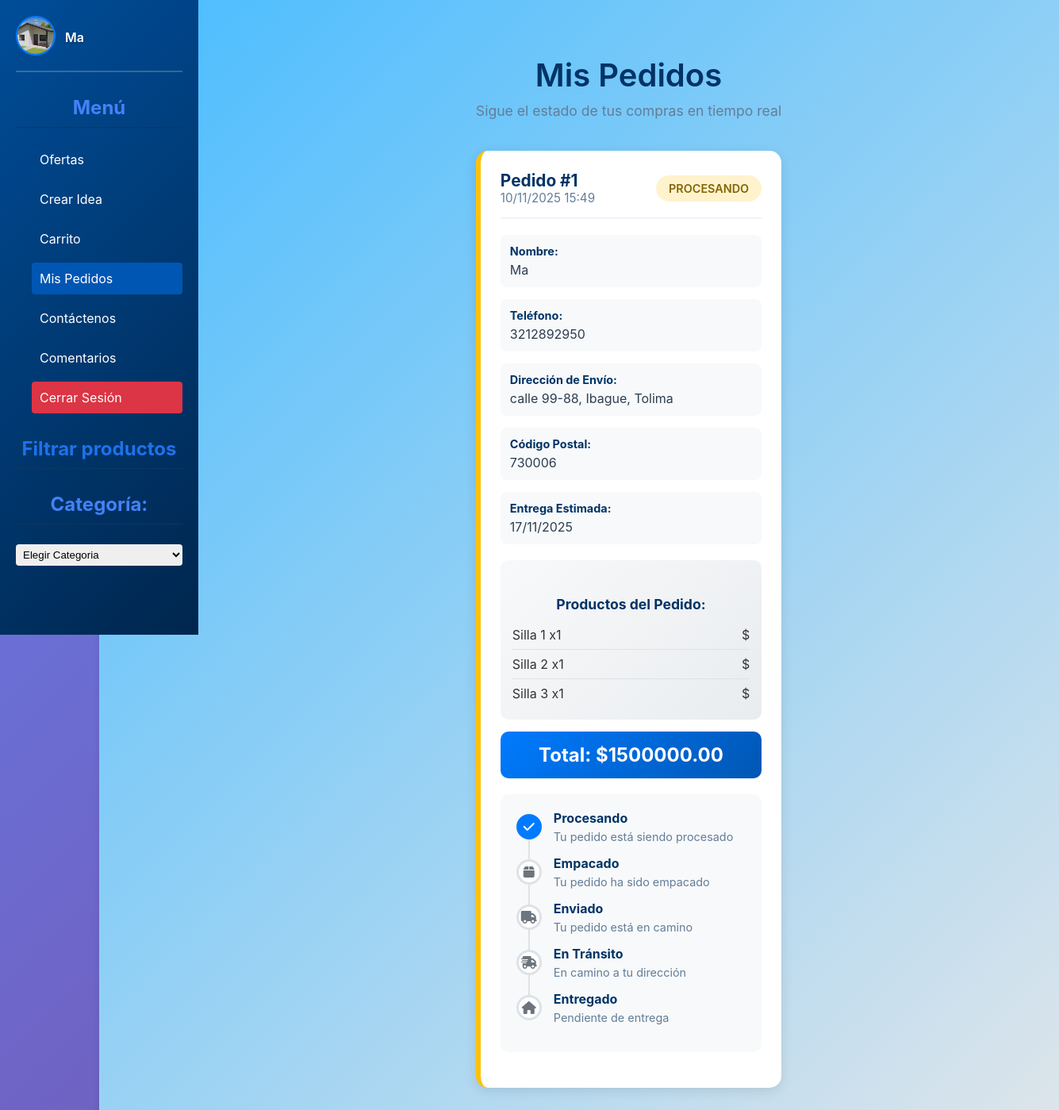
Page /mis-pedidos/ (signed in) on the earlier database version.
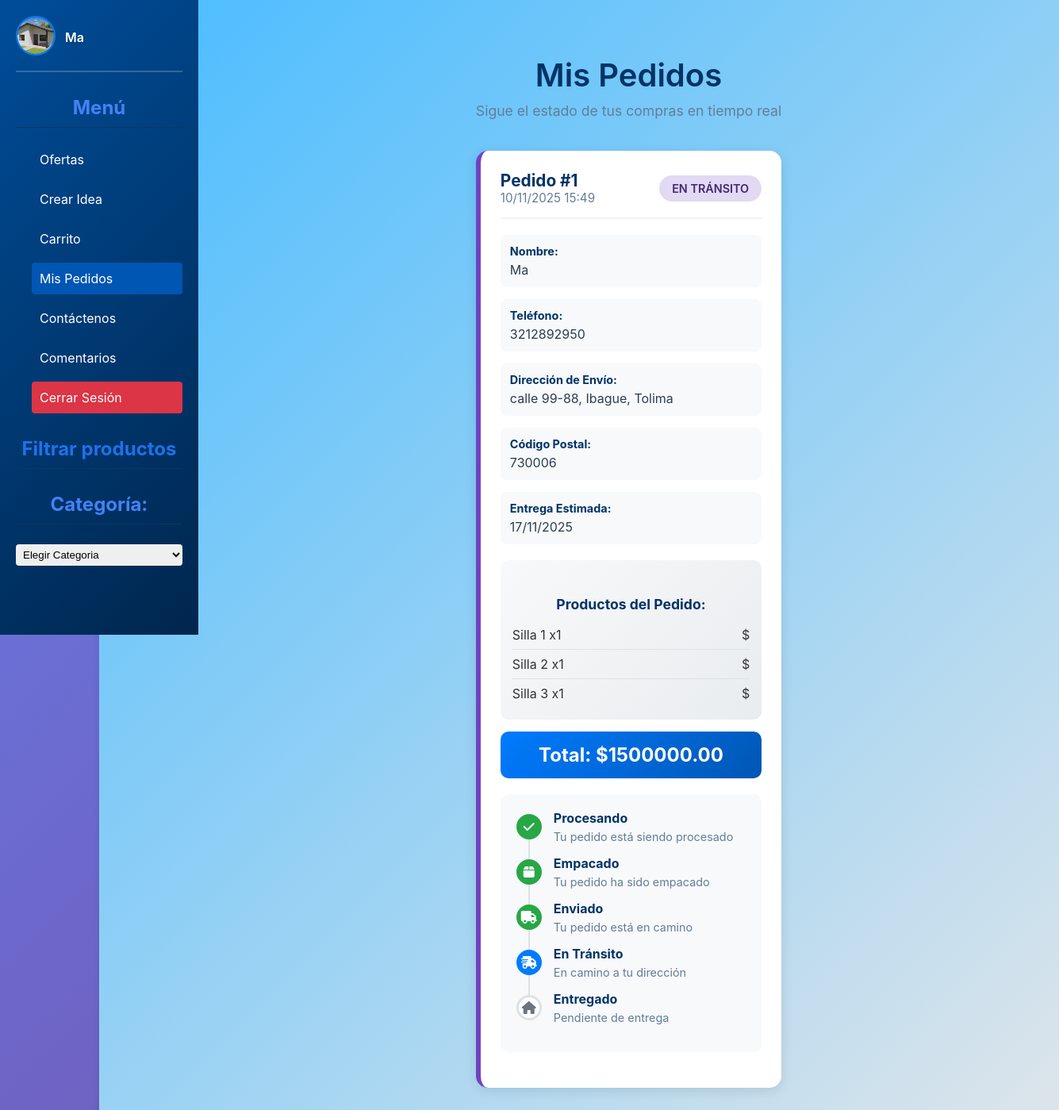
Same page on the later database version.
### core/models.py (models this page shows, shortened)
class Pedido(models.Model):
    ESTADO_PEDIDO_CHOICES = [
        ('procesando', 'Procesando'),
        ('empacado', 'Empacado'),
        ('enviado', 'Enviado'),
        ('en_transito', 'En Tránsito'),
        ('entregado', 'Entregado'),
        ('cancelado', 'Cancelado'),
    ]
    pago = models.OneToOneField(Pago, on_delete=models.CASCADE, related_name='pedido')
    cliente = models.ForeignKey(UserClientes, on_delete=models.CASCADE, related_name='pedidos')
    nombre_completo = models.CharField(max_length=200, blank=True, null=True)
    telefono = models.CharField(max_length=20, blank=True, null=True)
    direccion = models.CharField(max_length=300, blank=True, null=True)
    ciudad = models.CharField(max_length=100, blank=True, null=True)
    departamento = models.CharField(max_length=100, blank=True, null=True)
    codigo_postal = models.CharField(max_length=10, blank=True, null=True)
    notas_adicionales = models.TextField(max_length=500, blank=True, null=True)
    estado = models.CharField(max_length=20, choices=ESTADO_PEDIDO_CHOICES, default='procesando')
    numero_seguimiento = models.CharField(max_length=100, blank=True, null=True)
    empresa_envio = models.CharField(max_length=100, blank=True, null=True)
    productos = models.TextField()  # JSON string con los productos
    monto_total = models.DecimalField(max_digits=10, decimal_places=2)
    fecha_creacion = models.DateTimeField(auto_now_add=True)
    fecha_actualizacion = models.DateTimeField(auto_now=True)
    fecha_entrega_estimada = models.DateField(null=True, blank=True)
    fecha_entrega_real = models.DateTimeField(null=True, blank=True)
    class Meta:
        ordering = ['-fecha_creacion']

### core/views.py (the view)
# urls.py: path('mis-pedidos/', views.mis_pedidos_view, name='mis_pedidos'),
def mis_pedidos_view(request):
    if 'usernameCliente' not in request.session:
        return redirect('login')
    try:
        cliente = UserClientes.objects.get(usernameCliente=request.session['usernameCliente'])
        pedidos = Pedido.objects.filter(cliente=cliente).order_by('-fecha_creacion')
        for pedido in pedidos:
            try:
                pedido.productos_parseados = json.loads(pedido.productos)
            except:
                pedido.productos_parseados = []
        context = {
            'pedidos': pedidos,
            'cliente': cliente,
            'usuario': cliente  # Añadir para compatibilidad con el template
        }
        return render(request, 'core/mis_pedidos.html', context)
    except UserClientes.DoesNotExist:
        return redirect('login')

### core/templates/core/mis_pedidos.html (shortened to what the changed rows need)
{% load static %}
<!DOCTYPE html>
<html lang="es">
<head>
    <link rel="stylesheet" href="{% static 'core/css/styles.css' %}">
    <link rel="stylesheet" href="{% static 'core/css/carrito.css' %}">
    <link rel="stylesheet" href="https://cdnjs.cloudflare.com/ajax/libs/font-awesome/6.4.0/css/all.min.css">
</head>
<body>
<aside class="sidebar">
    <h2 class="h2-side">Menú</h2>
    <div class="filtros">
        <h2 for="categoria" class="h2-side">Categoría:</h2>
    </div>
</aside>
<main class="main-content">
    <div class="pedidos-container">
        <div class="pedidos-header">
            <h1>Mis Pedidos</h1>
        </div>
        {% if pedidos %}
            <div class="pedidos-grid">
                {% for pedido in pedidos %}
                    <div class="pedido-card {{ pedido.estado }}">
                        <div class="pedido-header-info">
                            <div>
                                <div class="pedido-numero">Pedido #{{ pedido.id }}</div>
                                <div class="pedido-fecha">{{ pedido.fecha_creacion|date:"d/m/Y H:i" }}</div>
                            </div>
                            <span class="pedido-estado estado-{{ pedido.estado }}">
                                {{ pedido.get_estado_display }}
                            </span>
                        </div>
                        <div class="pedido-body">
                            {% if not pedido.direccion or not pedido.telefono or not pedido.nombre_completo %}
                                <div class="formulario-envio">
                                    <div class="alerta-pendiente">
                                        <i class="fas fa-exclamation-circle"></i>
                                        <p><strong>¡Atención!</strong> Completa tus datos de envío para que podamos procesar tu pedido.</p>
                                    </div>
                                    <form method="POST" action="{% url 'completar_datos_envio' pedido.id %}" class="form-datos-envio">
                                        {% csrf_token %}
                                        <div class="form-row">
                                            <div class="form-group">
                                                <label for="nombre_completo_{{ pedido.id }}">Nombre Completo *</label>
                                                <input type="text" id="nombre_completo_{{ pedido.id }}" name="nombre_completo" required class="form-control">
                                            </div>
                                            <div class="form-group">
                                                <label for="telefono_{{ pedido.id }}">Teléfono *</label>
                                                <input type="tel" id="telefono_{{ pedido.id }}" name="telefono" required class="form-control">
                                            </div>
                                        </div>
                                        <div class="form-group">
                                            <label for="direccion_{{ pedido.id }}">Dirección Completa *</label>
                                            <input type="text" id="direccion_{{ pedido.id }}" name="direccion" required class="form-control" placeholder="Calle, número, barrio">
                                        </div>
                                        <div class="form-row">
                                            <div class="form-group">
                                                <label for="ciudad_{{ pedido.id }}">Ciudad *</label>
                                                <input type="text" id="ciudad_{{ pedido.id }}" name="ciudad" required class="form-control">
                                            </div>
                                            <div class="form-group">
                                                <label for="departamento_{{ pedido.id }}">Departamento *</label>
                                                <input type="text" id="departamento_{{ pedido.id }}" name="departamento" required class="form-control">
                                            </div>
                                            <div class="form-group">
                                                <label for="codigo_postal_{{ pedido.id }}">Código Postal</label>
                                                <input type="text" id="codigo_postal_{{ pedido.id }}" name="codigo_postal" class="form-control">
                                            </div>
                                        </div>
                                        <div class="form-group">
                                            <label for="notas_{{ pedido.id }}">Notas Adicionales (Opcional)</label>
                                            <textarea id="notas_{{ pedido.id }}" name="notas_adicionales" class="form-control" rows="3" placeholder="Instrucciones especiales para la entrega..."></textarea>
                                        </div>
                                        <button type="submit" class="btn-guardar-datos">
                                            <i class="fas fa-check"></i> Guardar Datos de Envío
                                        </button>
                                    </form>
                                </div>
                            {% else %}
                                <div class="pedido-info-grid">
                                    <div class="info-item">
                                        <strong>Nombre:</strong>
                                        <span>{{ pedido.nombre_completo }}</span>
                                    </div>
                                    <div class="info-item">
                                        <strong>Teléfono:</strong>
                                        <span>{{ pedido.telefono }}</span>
                                    </div>
                                    <div class="info-item">
                                        <strong>Dirección de Envío:</strong>
                                        <span>{{ pedido.direccion }}, {{ pedido.ciudad }}, {{ pedido.departamento }}</span>
                                    </div>
                                    {% if pedido.codigo_postal %}
                                    <div class="info-item">
                                        <strong>Código Postal:</strong>
                                        <span>{{ pedido.codigo_postal }}</span>
                                    </div>
                                    {% endif %}
                                    {% if pedido.fecha_entrega_estimada %}
                                    <div class="info-item">
                                        <strong>Entrega Estimada:</strong>
                                        <span>{{ pedido.fecha_entrega_estimada|date:"d/m/Y" }}</span>
                                    </div>
                                    {% endif %}
                                </div>
                            {% endif %}
                            <div class="pedido-productos">
                                <h3>Productos del Pedido:</h3>
                                {% for producto in pedido.productos_parseados %}
                                    <div class="producto-item">
                                        <span>{{ producto.nombre }} x{{ producto.cantidad }}</span>
                                        <span>${{ producto.subtotal }}</span>
                                    </div>
                                {% endfor %}
                            </div>
                            <div class="pedido-total">
                                Total: ${{ pedido.monto_total }}
                            </div>
                            <div class="timeline">
                                <div class="timeline-item">
                                    <div class="timeline-icon {% if pedido.estado == 'procesando' %}active{% else %}completed{% endif %}">
                                        <i class="fas fa-check"></i>
                                    </div>
                                    <div class="timeline-content">
                                        <h4>Procesando</h4>
                                        <p>Tu pedido está siendo procesado</p>
                                    </div>
                                </div>
                                <div class="timeline-item">
                                    <div class="timeline-icon {% if pedido.estado == 'empacado' %}active{% elif pedido.estado in 'enviado,en_transito,entregado' %}completed{% else %}pending{% endif %}">
                                        <i class="fas fa-box"></i>
                                    </div>
                                    <div class="timeline-content">
                                        <h4>Empacado</h4>
                                        <p>Tu pedido ha sido empacado</p>
                                    </div>
                                </div>
                                <div class="timeline-item">
                                    <div class="timeline-icon {% if pedido.estado == 'enviado' %}active{% elif pedido.estado in 'en_transito,entregado' %}completed{% else %}pending{% endif %}">
                                        <i class="fas fa-truck"></i>
                                    </div>
                                    <div class="timeline-content">
                                        <h4>Enviado</h4>
                                        <p>Tu pedido está en camino</p>
                                    </div>
                                </div>
                                <div class="timeline-item">
                                    <div class="timeline-icon {% if pedido.estado == 'en_transito' %}active{% elif pedido.estado == 'entregado' %}completed{% else %}pending{% endif %}">
                                        <i class="fas fa-shipping-fast"></i>
                                    </div>
                                    <div class="timeline-content">
                                        <h4>En Tránsito</h4>
                                        <p>En camino a tu dirección</p>
                                    </div>
                                </div>
                                <div class="timeline-item">
                                    <div class="timeline-icon {% if pedido.estado == 'entregado' %}completed{% else %}pending{% endif %}">
                                        <i class="fas fa-home"></i>
                                    </div>
                                    <div class="timeline-content">
                                        <h4>Entregado</h4>
                                        {% if pedido.fecha_entrega_real %}
                                            <p>Entregado el {{ pedido.fecha_entrega_real|date:"d/m/Y H:i" }}</p>
                                        {% else %}
                                            <p>Pendiente de entrega</p>
                                        {% endif %}
                                    </div>
                                </div>
                            </div>
                        </div>
                    </div>
                {% endfor %}
            </div>
        {% endif %}
    </div>
</main>
</body>
</html>

Differences in the rows shown:
changed Pedido "Ma": estado "PROCESANDO" → "EN TRÁNSITO"
